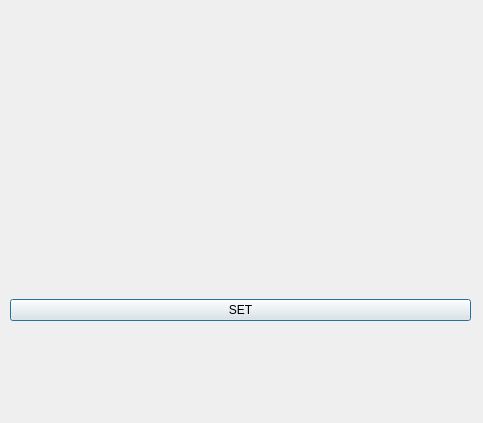
<?xml version="1.0" encoding="UTF-8"?>
<ui version="4.0">
 <class>CharEditDialog</class>
 <widget class="QDialog" name="CharEditDialog">
  <property name="geometry">
   <rect>
    <x>0</x>
    <y>0</y>
    <width>483</width>
    <height>423</height>
   </rect>
  </property>
  <property name="windowTitle">
   <string>Edit Character</string>
  </property>
  <widget class="QWidget" name="verticalLayoutWidget">
   <property name="geometry">
    <rect>
     <x>10</x>
     <y>10</y>
     <width>461</width>
     <height>311</height>
    </rect>
   </property>
   <layout class="QVBoxLayout" name="verticalLayout">
    <item>
     <layout class="QFormLayout" name="statsLayout">
      <property name="fieldGrowthPolicy">
       <enum>QFormLayout::AllNonFixedFieldsGrow</enum>
      </property>
      <item row="0" column="0">
       <widget class="Line" name="line">
        <property name="orientation">
         <enum>Qt::Horizontal</enum>
        </property>
       </widget>
      </item>
     </layout>
    </item>
    <item>
     <layout class="QHBoxLayout" name="horizontalLayout">
      <item>
       <widget class="QPushButton" name="setCharAttrsButton">
        <property name="text">
         <string>SET</string>
        </property>
       </widget>
      </item>
     </layout>
    </item>
   </layout>
  </widget>
 </widget>
 <resources/>
 <connections/>
</ui>
